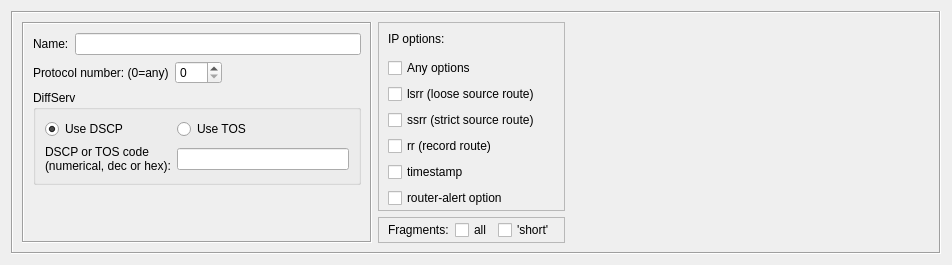
<?xml version="1.0" encoding="UTF-8"?>
<ui version="4.0">
 <class>IPServiceDialog_q</class>
 <widget class="QWidget" name="IPServiceDialog_q">
  <property name="enabled">
   <bool>true</bool>
  </property>
  <property name="geometry">
   <rect>
    <x>0</x>
    <y>0</y>
    <width>952</width>
    <height>265</height>
   </rect>
  </property>
  <property name="sizePolicy">
   <sizepolicy hsizetype="Minimum" vsizetype="Preferred">
    <horstretch>0</horstretch>
    <verstretch>0</verstretch>
   </sizepolicy>
  </property>
  <property name="windowTitle">
   <string>IP</string>
  </property>
  <layout class="QGridLayout" name="gridLayout_4">
   <item row="0" column="0">
    <widget class="QFrame" name="frame7">
     <property name="frameShape">
      <enum>QFrame::Shape::Box</enum>
     </property>
     <property name="frameShadow">
      <enum>QFrame::Shadow::Sunken</enum>
     </property>
     <layout class="QGridLayout" name="gridLayout_3">
      <item row="0" column="0" rowspan="3">
       <widget class="QFrame" name="object_attributes_1">
        <property name="sizePolicy">
         <sizepolicy hsizetype="Fixed" vsizetype="Preferred">
          <horstretch>0</horstretch>
          <verstretch>0</verstretch>
         </sizepolicy>
        </property>
        <property name="minimumSize">
         <size>
          <width>350</width>
          <height>0</height>
         </size>
        </property>
        <property name="maximumSize">
         <size>
          <width>350</width>
          <height>16777215</height>
         </size>
        </property>
        <property name="frameShape">
         <enum>QFrame::Shape::Box</enum>
        </property>
        <property name="frameShadow">
         <enum>QFrame::Shadow::Sunken</enum>
        </property>
        <layout class="QGridLayout" name="gridLayout">
         <item row="0" column="0">
          <widget class="QLabel" name="textLabel1">
           <property name="text">
            <string>Name:</string>
           </property>
           <property name="wordWrap">
            <bool>false</bool>
           </property>
          </widget>
         </item>
         <item row="0" column="1">
          <widget class="QLineEdit" name="obj_name">
           <property name="sizePolicy">
            <sizepolicy hsizetype="Expanding" vsizetype="Fixed">
             <horstretch>200</horstretch>
             <verstretch>0</verstretch>
            </sizepolicy>
           </property>
           <property name="minimumSize">
            <size>
             <width>0</width>
             <height>0</height>
            </size>
           </property>
          </widget>
         </item>
         <item row="1" column="0" colspan="2">
          <layout class="QHBoxLayout" name="horizontalLayout">
           <item>
            <widget class="QLabel" name="textLabel3">
             <property name="text">
              <string>Protocol number: (0=any)</string>
             </property>
             <property name="wordWrap">
              <bool>false</bool>
             </property>
            </widget>
           </item>
           <item>
            <widget class="QSpinBox" name="protocolNum">
             <property name="maximum">
              <number>255</number>
             </property>
            </widget>
           </item>
           <item>
            <spacer name="horizontalSpacer">
             <property name="orientation">
              <enum>Qt::Orientation::Horizontal</enum>
             </property>
             <property name="sizeHint" stdset="0">
              <size>
               <width>40</width>
               <height>20</height>
              </size>
             </property>
            </spacer>
           </item>
          </layout>
         </item>
         <item row="2" column="0" colspan="2">
          <widget class="QGroupBox" name="groupBox">
           <property name="title">
            <string>DiffServ</string>
           </property>
           <layout class="QGridLayout">
            <item row="0" column="0">
             <widget class="QRadioButton" name="use_dscp">
              <property name="text">
               <string>Use DSCP</string>
              </property>
              <property name="checked">
               <bool>true</bool>
              </property>
             </widget>
            </item>
            <item row="0" column="1">
             <widget class="QRadioButton" name="use_tos">
              <property name="text">
               <string>Use TOS</string>
              </property>
             </widget>
            </item>
            <item row="1" column="0">
             <widget class="QLabel" name="code_label">
              <property name="text">
               <string>DSCP or TOS code
(numerical, dec or hex):</string>
              </property>
             </widget>
            </item>
            <item row="1" column="1">
             <widget class="QLineEdit" name="code"/>
            </item>
           </layout>
          </widget>
         </item>
         <item row="3" column="1">
          <spacer name="verticalSpacer">
           <property name="orientation">
            <enum>Qt::Orientation::Vertical</enum>
           </property>
           <property name="sizeHint" stdset="0">
            <size>
             <width>20</width>
             <height>34</height>
            </size>
           </property>
          </spacer>
         </item>
        </layout>
       </widget>
      </item>
      <item row="0" column="1" rowspan="3">
       <layout class="QVBoxLayout" name="verticalLayout">
        <property name="spacing">
         <number>6</number>
        </property>
        <item>
         <widget class="QFrame" name="object_attributes_2">
          <property name="sizePolicy">
           <sizepolicy hsizetype="Preferred" vsizetype="MinimumExpanding">
            <horstretch>0</horstretch>
            <verstretch>0</verstretch>
           </sizepolicy>
          </property>
          <property name="frameShape">
           <enum>QFrame::Shape::StyledPanel</enum>
          </property>
          <property name="frameShadow">
           <enum>QFrame::Shadow::Raised</enum>
          </property>
          <layout class="QGridLayout" name="gridLayout_2">
           <property name="topMargin">
            <number>2</number>
           </property>
           <property name="bottomMargin">
            <number>2</number>
           </property>
           <item row="0" column="0">
            <widget class="QLabel" name="label">
             <property name="text">
              <string>IP options:</string>
             </property>
            </widget>
           </item>
           <item row="1" column="0">
            <widget class="QCheckBox" name="any_opt">
             <property name="toolTip">
              <string>IP service object that has this attribute turned on matches IP packets with any IP options present.</string>
             </property>
             <property name="text">
              <string>Any options</string>
             </property>
            </widget>
           </item>
           <item row="2" column="0">
            <widget class="QCheckBox" name="lsrr">
             <property name="text">
              <string>lsrr (loose source route)</string>
             </property>
            </widget>
           </item>
           <item row="3" column="0">
            <widget class="QCheckBox" name="ssrr">
             <property name="text">
              <string>ssrr (strict source route)</string>
             </property>
            </widget>
           </item>
           <item row="4" column="0">
            <widget class="QCheckBox" name="rr">
             <property name="text">
              <string>rr (record route)</string>
             </property>
            </widget>
           </item>
           <item row="5" column="0">
            <widget class="QCheckBox" name="timestamp">
             <property name="text">
              <string>timestamp</string>
             </property>
            </widget>
           </item>
           <item row="6" column="0">
            <widget class="QCheckBox" name="router_alert">
             <property name="text">
              <string>router-alert option</string>
             </property>
            </widget>
           </item>
          </layout>
         </widget>
        </item>
        <item>
         <widget class="QFrame" name="object_attributes_3">
          <property name="sizePolicy">
           <sizepolicy hsizetype="Preferred" vsizetype="Minimum">
            <horstretch>0</horstretch>
            <verstretch>0</verstretch>
           </sizepolicy>
          </property>
          <property name="frameShape">
           <enum>QFrame::Shape::StyledPanel</enum>
          </property>
          <property name="frameShadow">
           <enum>QFrame::Shadow::Raised</enum>
          </property>
          <layout class="QGridLayout" name="gridLayout_121">
           <property name="topMargin">
            <number>2</number>
           </property>
           <property name="bottomMargin">
            <number>2</number>
           </property>
           <item row="0" column="0">
            <widget class="QLabel" name="label_2">
             <property name="text">
              <string>Fragments:</string>
             </property>
            </widget>
           </item>
           <item row="0" column="1">
            <widget class="QCheckBox" name="all_fragments">
             <property name="text">
              <string>all</string>
             </property>
            </widget>
           </item>
           <item row="0" column="2">
            <widget class="QCheckBox" name="short_fragments">
             <property name="text">
              <string>'short'</string>
             </property>
            </widget>
           </item>
          </layout>
         </widget>
        </item>
       </layout>
      </item>
      <item row="1" column="2">
       <widget class="CommentKeywords" name="commentKeywords" native="true">
        <property name="sizePolicy">
         <sizepolicy hsizetype="Expanding" vsizetype="Expanding">
          <horstretch>0</horstretch>
          <verstretch>0</verstretch>
         </sizepolicy>
        </property>
       </widget>
      </item>
     </layout>
    </widget>
   </item>
  </layout>
 </widget>
 <customwidgets>
  <customwidget>
   <class>CommentKeywords</class>
   <extends>QWidget</extends>
   
   <container>1</container>
  </customwidget>
 </customwidgets>
 <tabstops>
  <tabstop>obj_name</tabstop>
  <tabstop>protocolNum</tabstop>
  <tabstop>use_dscp</tabstop>
  <tabstop>use_tos</tabstop>
  <tabstop>code</tabstop>
 </tabstops>
 <resources>
  <include location="MainRes.qrc"/>
 </resources>
 <connections>
  <connection>
   <sender>any_opt</sender>
   <signal>stateChanged(int)</signal>
   <receiver>IPServiceDialog_q</receiver>
   <slot>anyOptionsStateChanged()</slot>
   <hints>
    <hint type="sourcelabel">
     <x>441</x>
     <y>64</y>
    </hint>
    <hint type="destinationlabel">
     <x>421</x>
     <y>150</y>
    </hint>
   </hints>
  </connection>
 </connections>
 <slots>
  <slot>changed()</slot>
  <slot>anyOptionsStateChanged()</slot>
 </slots>
</ui>
